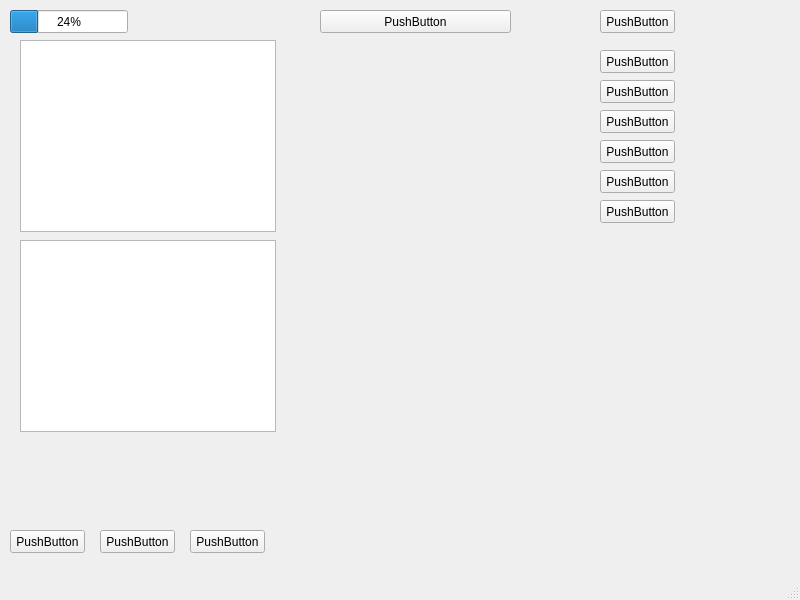
<?xml version="1.0" encoding="UTF-8"?>
<ui version="4.0">
 <class>MainWindow</class>
 <widget class="QMainWindow" name="MainWindow">
  <property name="geometry">
   <rect>
    <x>0</x>
    <y>0</y>
    <width>800</width>
    <height>600</height>
   </rect>
  </property>
  <property name="windowTitle">
   <string>MainWindow</string>
  </property>
  <widget class="QWidget" name="centralwidget">
   <widget class="QProgressBar" name="progressBar">
    <property name="geometry">
     <rect>
      <x>10</x>
      <y>10</y>
      <width>118</width>
      <height>23</height>
     </rect>
    </property>
    <property name="value">
     <number>24</number>
    </property>
   </widget>
   <widget class="QPushButton" name="pushButton">
    <property name="geometry">
     <rect>
      <x>600</x>
      <y>10</y>
      <width>75</width>
      <height>23</height>
     </rect>
    </property>
    <property name="text">
     <string>PushButton</string>
    </property>
   </widget>
   <widget class="QPushButton" name="pushButton_2">
    <property name="geometry">
     <rect>
      <x>10</x>
      <y>530</y>
      <width>75</width>
      <height>23</height>
     </rect>
    </property>
    <property name="text">
     <string>PushButton</string>
    </property>
   </widget>
   <widget class="QPushButton" name="pushButton_3">
    <property name="geometry">
     <rect>
      <x>100</x>
      <y>530</y>
      <width>75</width>
      <height>23</height>
     </rect>
    </property>
    <property name="text">
     <string>PushButton</string>
    </property>
   </widget>
   <widget class="QPushButton" name="pushButton_4">
    <property name="geometry">
     <rect>
      <x>190</x>
      <y>530</y>
      <width>75</width>
      <height>23</height>
     </rect>
    </property>
    <property name="text">
     <string>PushButton</string>
    </property>
   </widget>
   <widget class="QPushButton" name="pushButton_5">
    <property name="geometry">
     <rect>
      <x>600</x>
      <y>50</y>
      <width>75</width>
      <height>23</height>
     </rect>
    </property>
    <property name="text">
     <string>PushButton</string>
    </property>
   </widget>
   <widget class="QPushButton" name="pushButton_6">
    <property name="geometry">
     <rect>
      <x>600</x>
      <y>80</y>
      <width>75</width>
      <height>23</height>
     </rect>
    </property>
    <property name="text">
     <string>PushButton</string>
    </property>
   </widget>
   <widget class="QPushButton" name="pushButton_7">
    <property name="geometry">
     <rect>
      <x>600</x>
      <y>110</y>
      <width>75</width>
      <height>23</height>
     </rect>
    </property>
    <property name="text">
     <string>PushButton</string>
    </property>
   </widget>
   <widget class="QPushButton" name="pushButton_8">
    <property name="geometry">
     <rect>
      <x>600</x>
      <y>140</y>
      <width>75</width>
      <height>23</height>
     </rect>
    </property>
    <property name="text">
     <string>PushButton</string>
    </property>
   </widget>
   <widget class="QPushButton" name="pushButton_9">
    <property name="geometry">
     <rect>
      <x>600</x>
      <y>170</y>
      <width>75</width>
      <height>23</height>
     </rect>
    </property>
    <property name="text">
     <string>PushButton</string>
    </property>
   </widget>
   <widget class="QPushButton" name="pushButton_10">
    <property name="geometry">
     <rect>
      <x>600</x>
      <y>200</y>
      <width>75</width>
      <height>23</height>
     </rect>
    </property>
    <property name="text">
     <string>PushButton</string>
    </property>
   </widget>
   <widget class="QTextBrowser" name="textBrowser">
    <property name="geometry">
     <rect>
      <x>20</x>
      <y>40</y>
      <width>256</width>
      <height>192</height>
     </rect>
    </property>
   </widget>
   <widget class="QTextBrowser" name="textBrowser_2">
    <property name="geometry">
     <rect>
      <x>20</x>
      <y>240</y>
      <width>256</width>
      <height>192</height>
     </rect>
    </property>
   </widget>
   <widget class="QPushButton" name="pushButton_11">
    <property name="geometry">
     <rect>
      <x>320</x>
      <y>10</y>
      <width>191</width>
      <height>23</height>
     </rect>
    </property>
    <property name="text">
     <string>PushButton</string>
    </property>
   </widget>
  </widget>
  <widget class="QMenuBar" name="menubar">
   <property name="geometry">
    <rect>
     <x>0</x>
     <y>0</y>
     <width>800</width>
     <height>21</height>
    </rect>
   </property>
  </widget>
  <widget class="QStatusBar" name="statusbar"/>
 </widget>
 <resources/>
 <connections>
  <connection>
   <sender>pushButton</sender>
   <signal>clicked()</signal>
   <receiver>MainWindow</receiver>
   <slot>close()</slot>
   <hints>
    <hint type="sourcelabel">
     <x>634</x>
     <y>46</y>
    </hint>
    <hint type="destinationlabel">
     <x>563</x>
     <y>102</y>
    </hint>
   </hints>
  </connection>
 </connections>
</ui>
